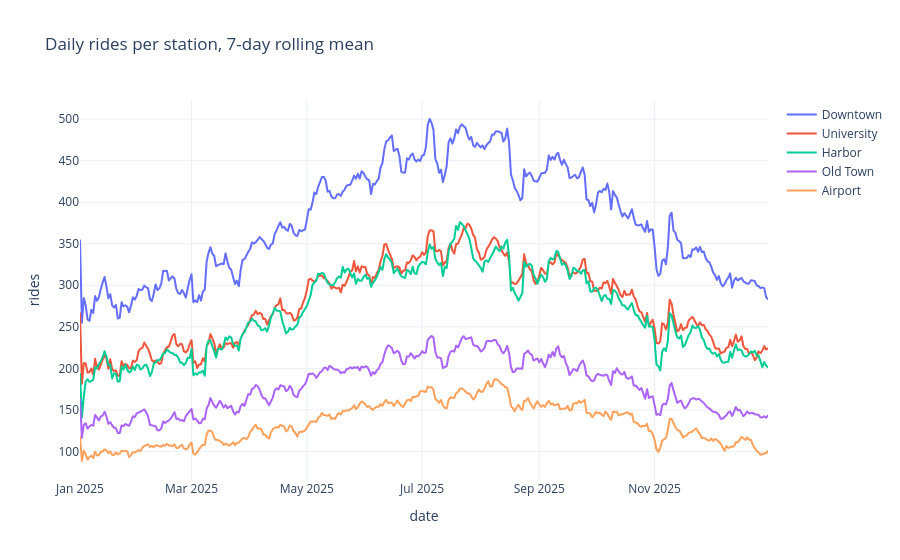

The cell this chart's notebook holds for it:
### Code cell
smooth = df.assign(rides=df.groupby("station")["rides"].transform(lambda s: s.rolling(7, min_periods=1).mean()))
fig = px.line(smooth, x="date", y="rides", color="station",
              title="Daily rides per station, 7-day rolling mean")
fig.update_layout(hovermode="x unified", legend_title_text="")
fig.show()

### Figure 1 — Plotly figure (JSON) as saved in the notebook; plotly's stock layout.template omitted (floating-point values rounded to 4 significant figures; data arrays with more than 128 entries replaced by an {"elided": "..."} marker saying what was removed)
{"data": [{"hovertemplate": "station=Downtown<br>date=%{x}<br>rides=%{y}<extra></extra>", "legendgroup": "Downtown", "line": {"color": "#636efa", "dash": "solid"}, "marker": {"symbol": "circle"}, "mode": "lines", "name": "Downtown", "showlegend": true, "type": "scattergl", "x": {"elided": "365 str values"}, "xaxis": "x", "y": {"elided": "365 float values"}, "yaxis": "y"}, {"hovertemplate": "station=University<br>date=%{x}<br>rides=%{y}<extra></extra>", "legendgroup": "University", "line": {"color": "#EF553B", "dash": "solid"}, "marker": {"symbol": "circle"}, "mode": "lines", "name": "University", "showlegend": true, "type": "scattergl", "x": {"elided": "365 str values"}, "xaxis": "x", "y": {"elided": "365 float values"}, "yaxis": "y"}, {"hovertemplate": "station=Harbor<br>date=%{x}<br>rides=%{y}<extra></extra>", "legendgroup": "Harbor", "line": {"color": "#00cc96", "dash": "solid"}, "marker": {"symbol": "circle"}, "mode": "lines", "name": "Harbor", "showlegend": true, "type": "scattergl", "x": {"elided": "365 str values"}, "xaxis": "x", "y": {"elided": "365 float values"}, "yaxis": "y"}, {"hovertemplate": "station=Old Town<br>date=%{x}<br>rides=%{y}<extra></extra>", "legendgroup": "Old Town", "line": {"color": "#ab63fa", "dash": "solid"}, "marker": {"symbol": "circle"}, "mode": "lines", "name": "Old Town", "showlegend": true, "type": "scattergl", "x": {"elided": "365 str values"}, "xaxis": "x", "y": {"elided": "365 float values"}, "yaxis": "y"}, {"hovertemplate": "station=Airport<br>date=%{x}<br>rides=%{y}<extra></extra>", "legendgroup": "Airport", "line": {"color": "#FFA15A", "dash": "solid"}, "marker": {"symbol": "circle"}, "mode": "lines", "name": "Airport", "showlegend": true, "type": "scattergl", "x": {"elided": "365 str values"}, "xaxis": "x", "y": {"elided": "365 float values"}, "yaxis": "y"}], "layout": {"hovermode": "x unified", "legend": {"title": {"text": ""}, "tracegroupgap": 0}, "title": {"text": "Daily rides per station, 7-day rolling mean"}, "xaxis": {"anchor": "y", "domain": [0.0, 1.0], "title": {"text": "date"}}, "yaxis": {"anchor": "x", "domain": [0.0, 1.0], "title": {"text": "rides"}}}}
